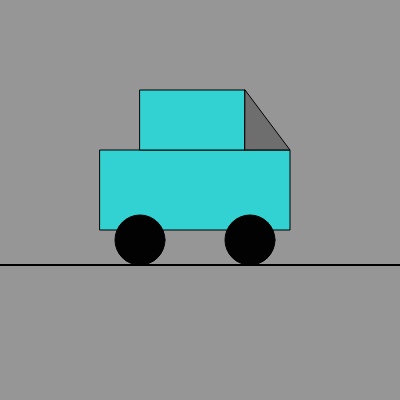
Frame 1 (no input)
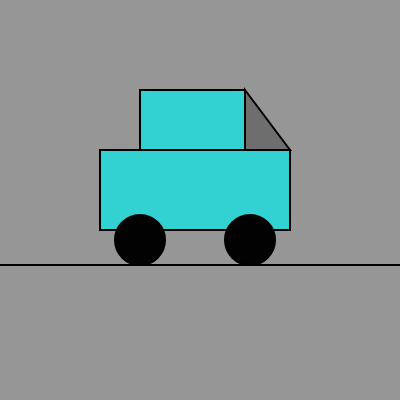
Frame 60 (no input)
Frame 120 (the mouse pressed at the canvas centre since frame 60): identical to frame 60, image omitted

The p5.js sketch that drew these frames (run headless with seeded random() and noise() and a simulated clock; from frame 60 on, the mouse is pressed at the canvas centre):

// p5.js sketch
// ── sketch.js
function setup() {
  createCanvas(400, 400);
}

function draw() {
  background(150);
  
  fill(50,210,210)
  //rect(x,y,width,height) 
  rect(100,150,190,80)
  fill(50,210,210)
  rect(140,90,105,60)
  
  fill(2)
  //ellipse (x,y,width,height)
  ellipse(140,240,50,50)
  ellipse(250,240,50,50)
  
  //triangle(x1,y1,x2,y2,x3,y3)
  fill(100,200)
  triangle(245,90,290,150,245,150)
  
  stroke(0)
  strokeWeight(2)
  
  //line(x1,y1,x2,y2)
  line(0,265,1000,265)
}
